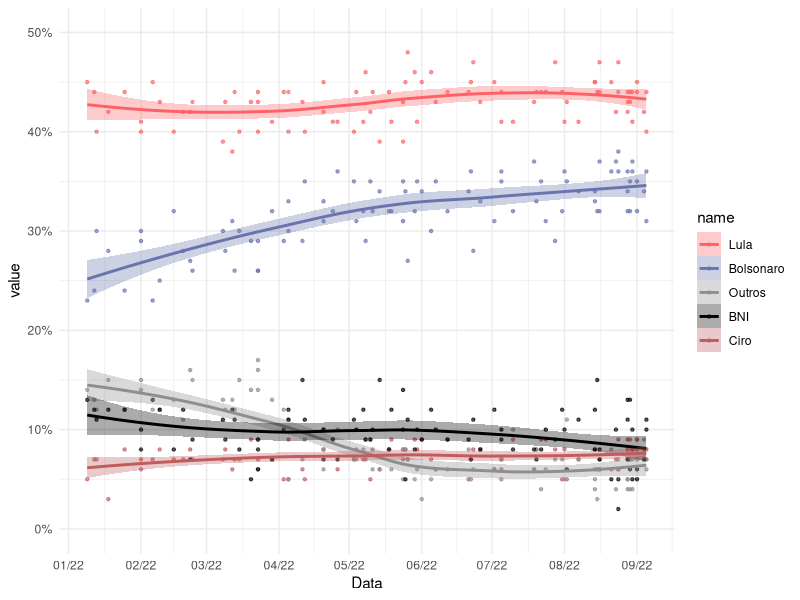
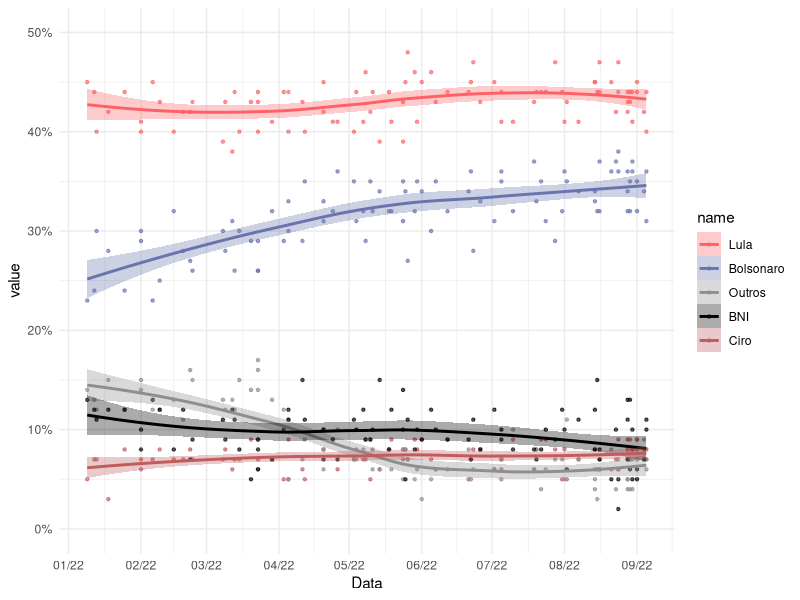

Write the R code that produced these figures, in order.

# Configurar --------------------------------------------------------------

#-- bibliotecas
library(readxl)
library(tidyverse)
library(lubridate)

#-- lista de pesquisas
pesq <- read_csv("pesquisas_1t.csv") %>% 
  filter(Instituto!="Brasmarket")
exp = T

# Grafico -----------------------------------------------------------------

#-- argumento que controla o quão suave é a linah
span=.90

#-- gerar estimativas
results <- pesq %>%
  drop_na() %>% 
  mutate(Data = as.Date(Data),
         Outros = Tebet+Outros) %>% 
  select(-Tebet) %>% 
  pivot_longer(cols=c(Lula:Ciro, Outros:BNI)) %>% 
  mutate(value = value/100) %>% 
  # retirar institutos de pesquisa
  filter(!(Instituto%in%c("Sigma", "Brasmarket",
                          "Futura", "Gerp"))) %>% 
  mutate(Data=as.numeric(Data)) %>% 
  nest(-name) %>%
  mutate(
    # loess calculation 
    m = purrr::map(data, loess,
                   formula = value ~ Data, span = span),
    # valores previstos
    fitted = purrr::map(m, `[[`, "fitted")) %>% 
  select(-m) %>%
  unnest()

# Cores dos candidatos
col=c( "#fd6166", "#6973ad",
       "#8E8E8E","#000000","#c05b5e")

results %>% 
  mutate(Data = as.Date(Data, origin="1970/1/1"),
         name = fct_relevel(name, "Lula", "Bolsonaro",
                "Outros", "BNI", "Ciro")) %>% 
  ggplot(aes(x = Data, y = value, group = name, color = name)) +
  geom_point(alpha=.66, size=.85) +
  # geom_point(data=pesq %>% 
  #              mutate(Data = as.Date(Data),
  #                     Outros = Tebet+Outros) %>% 
  #              select(-Tebet) %>% 
  #              pivot_longer(cols=c(Lula:Ciro, Outros:BNI)) %>% 
  #              mutate(value = value/100) %>% 
  #              mutate(name=fct_relevel(name, "Lula", "Bolsonaro",
  #                          "Outros", "BNI", "Ciro")),
  #            aes(x=Data,y=value, group=name, color=name),
  #            alpha=.66, size=.85) +
  #-- line e smooth geram a mesma linha aqui
  #-- smooth até gerar o s.e. automaticamente
  #geom_line(aes(y = fitted), size=1) +
  geom_smooth(se=T, alpha=.33, span=span, aes(fill=name)) +
  scale_fill_manual(
    values=col) +
  scale_color_manual(values=col) +
  scale_y_continuous(limits=c(0,.5), labels=scales::percent) +
  scale_x_date(date_breaks = "1 month", date_labels = "%m/%y") +
  theme_minimal()

if(exp) {
ggsave(paste0("./img/", 
              str_replace_all(Sys.time(), ":", "_"), "_NL.svg"), 
       width=400*10, height=167*10, unit="px")
}

#-- resultados gerais
results %>% 
  filter(Data==max(Data)) %>% 
  mutate(Data = as.Date(Data, origin="1970/1/1"))  %>% 
  mutate(name = fct_relevel(name, "Lula", "Bolsonaro",
         "Ciro", "BNI", "Outros")) %>%
  group_by(name) %>% 
  summarise(mean=mean(fitted)) %>% 
  mutate(mean=paste0(round(mean*100,1), "%")) 

#-- mais recentes
pesq %>% 
  mutate(r = rank(-as.numeric(Data))) %>% 
  filter(r <10) %>% 
  arrange(r) %>%
  select(Data, Instituto, Lula:BNI) %>% 
  mutate(text = paste(Data, Instituto, Lula, Bolsonaro, Ciro, Tebet, Outros, BNI, sep=" | ")) %>% 
  select(text)
